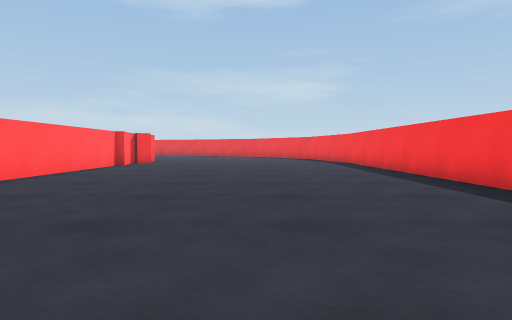
View 1 (above)

17 first-person views from a walk through a Unity game level. The camera is 0.59 m above the floor, tilts 2° down and sees 70° across. The floor is counted in squares, 1 m on a side. Each view is taken from the middle of a square. On the plan, view 1 faces up. The plan holds only what a view shows up to about 10 squares ahead; the rest is blank. The place goes on beyond the plan. Surface patterns are stand-ins for the level's own textures.

View 2
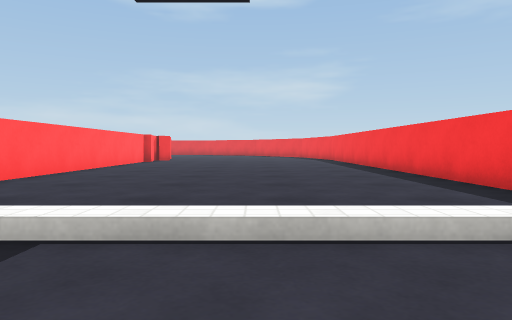

View 3
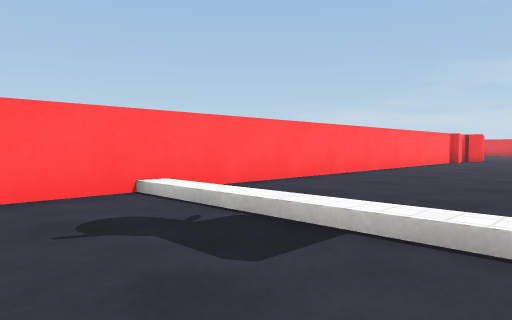

View 4
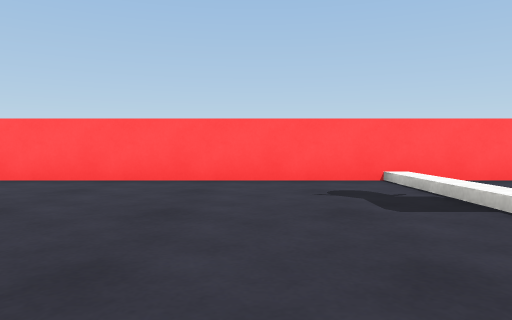

View 5
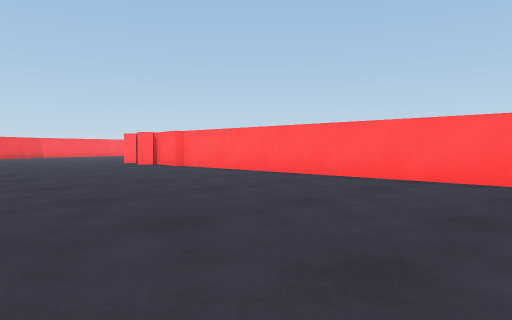

View 6
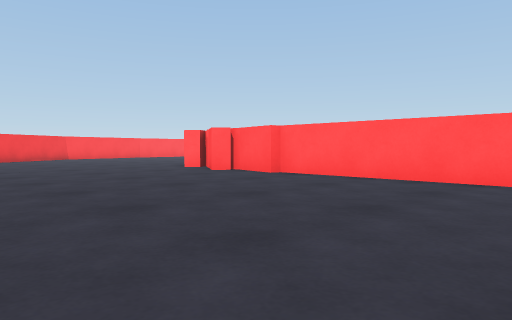

View 7
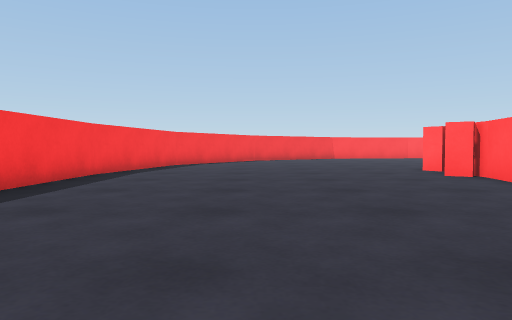

View 8
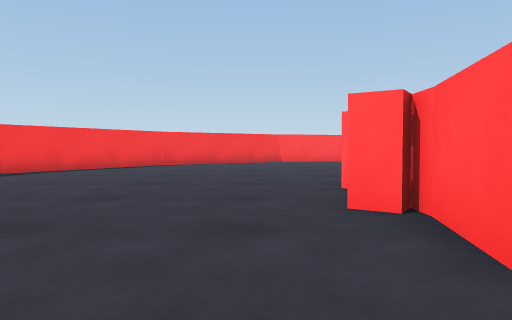

View 9
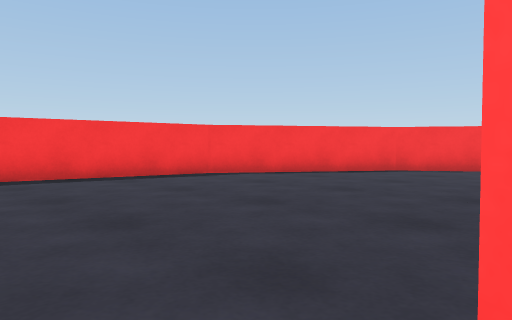

View 10
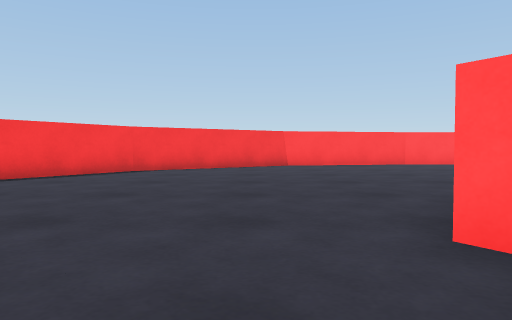

View 11
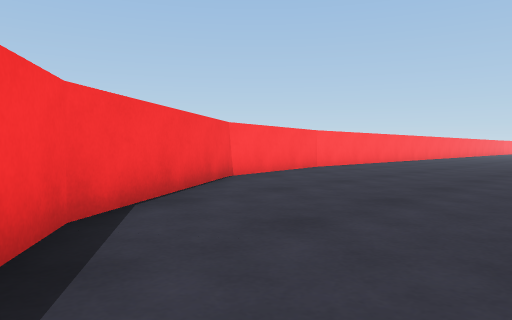

View 12
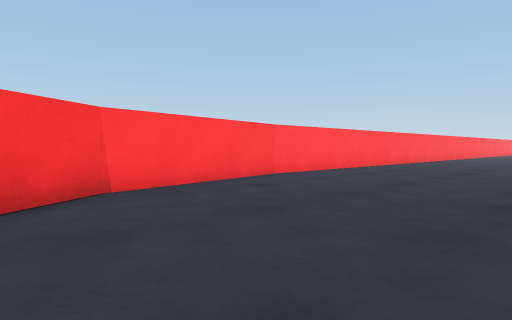

View 13
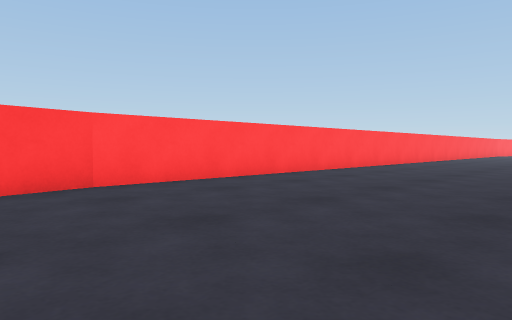

View 14
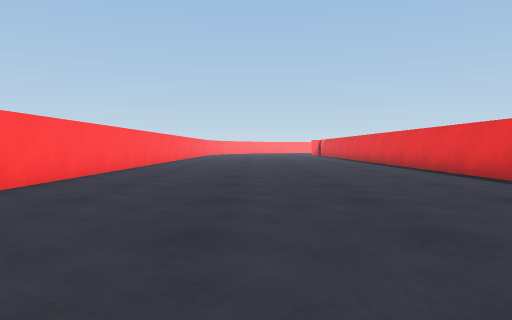

View 15
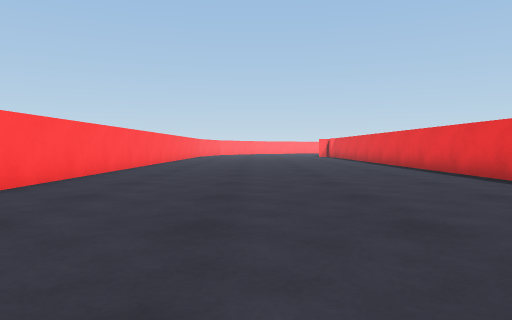

View 16
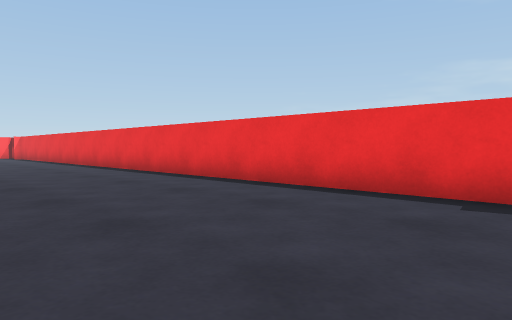

View 17
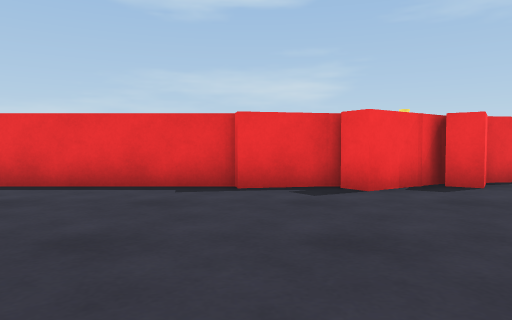

### Floor plan
Points are (right, up) in squares from view 1. A wall is a line through its corners. A room is listed if a view was taken in it or the views show most of it. See-through windows are left out.
Room 1 (views 1, 2, 3, 4, 5, 6, 7, 8, 9, 10, 11, 12, 13, 14, 15, 16, 17)
walls: (-4.2, -12.6) (-4.5, -14.1); (-4.5, -14) (-4.5, -14.5); (-4.3, -14.2) (-3.9, -14.5) (-4.2, -15); (-4.6, -15.8) (-4.2, -16.3); (-5.6, -17.8) (-6.2, -18) (-6.7, -18.8) (-7.2, -18.4); (-6.9, -18.1) (-8.5, -19.1) (-8.9, -18.5) (-10.3, -18.8); (3.5, -15) (3.5, -11.9); (-10.2, -18.5) (-20, -18.5); (3.5, 1.9) (3.5, 10.1); (-8.2, -26.5) (-3.9, -25.7) (0, -23) (2.7, -19.1) (3.5, -14.8); (-4.5, 10) (-4.5, -12.8); (-20, -26.5) (-8, -26.5)

Positions as (right, up) in squares from view 1, and headings:
1: (0, 0), facing up
2: (0, -3), facing up
3: (0, -3), facing up-left
4: (2, -3), facing left
5: (2, -3), facing down-left
6: (2, -7), facing down-left
7: (0, -7), facing down
8: (-3, -11), facing down
9: (-4, -14), facing down-right
10: (-3, -14), facing down
11: (1, -20), facing down-left
12: (-2, -21), facing down-left
13: (-6, -21), facing down-left
14: (-7, -23), facing left
15: (-10, -23), facing left
16: (-10, -23), facing up-left
17: (-10, -24), facing up
